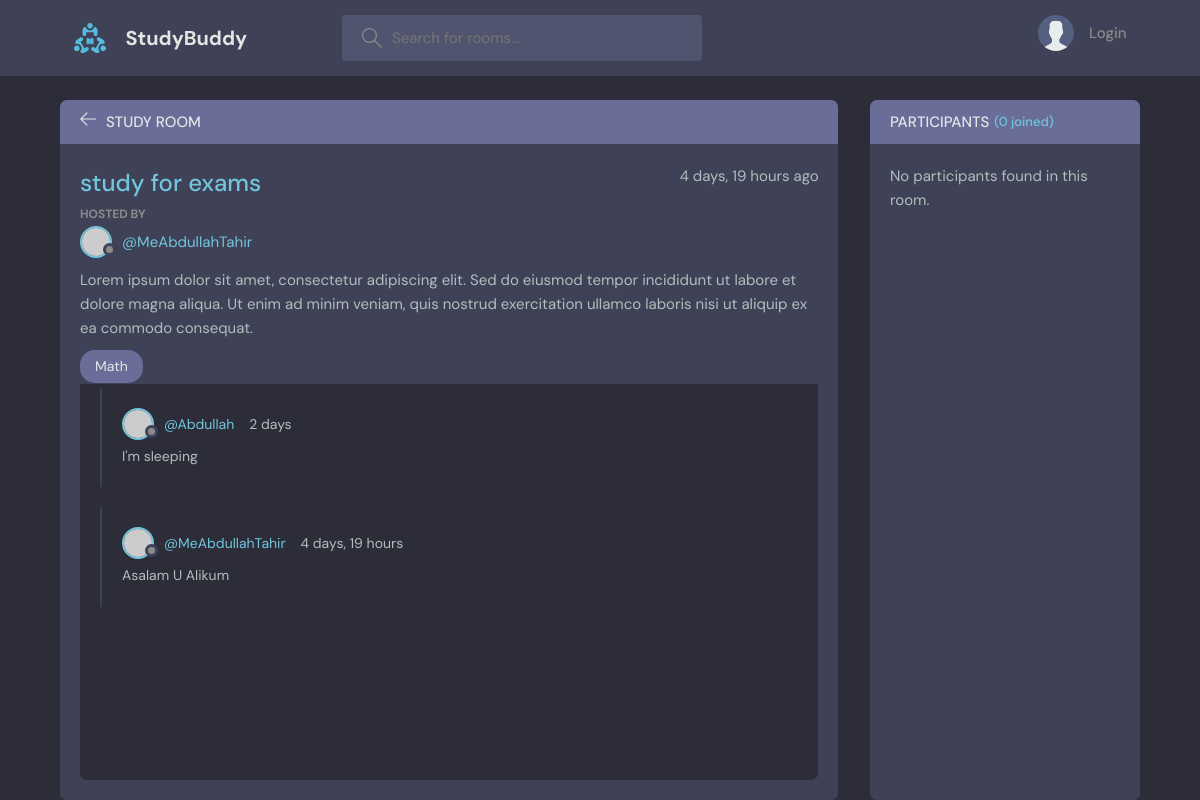
/room/8/, run on the app's committed database.
### base/models.py (models this page shows, shortened)
class Room(models.Model):
    host = models.ForeignKey(User, on_delete=models.SET_NULL, null=True)
    topic = models.ForeignKey(Topic, on_delete=models.SET_NULL, null=True)
    name = models.CharField(max_length=200)
    participants = models.ManyToManyField(User,related_name="participants",blank=True)
    description = models.TextField(null=True, blank=True)
    updated = models.DateTimeField(auto_now=True)
    created = models.DateTimeField(auto_now_add=True)
    class Meta:
        ordering = ['-updated', '-created']

class Topic(models.Model):
    name = models.CharField(max_length=200)
    def __str__(self):
        return self.name

class Message(models.Model):
    user = models.ForeignKey(User, on_delete=models.CASCADE)
    room = models.ForeignKey(Room, on_delete=models.CASCADE)
    body = models.TextField()
    updated = models.DateTimeField(auto_now=True)
    created = models.DateTimeField(auto_now_add=True)
    class Meta:
        ordering = ['-updated', '-created']

### base/views.py (the view, shortened to what this page needs)
# urls.py: path('room/<str:pk>/',views.room,name="room" ),
def room(request, pk):
    room = Room.objects.get(id = pk)
    room_messages = room.message_set.all()
    participants = room.participants.all()
    context = {'room' : room, 'room_messages' : room_messages , 'participants' :participants}
    return render(request, 'base/room.html',context)

### base/templates/base/room.html (shortened to what this page needs)
{% extends 'main.html' %}
{% load static %}
{% block content %}
<main class="profile-page layout layout--2">
  <div class="container">
    <div class="room">
      <div class="room__top">
        <div class="room__topLeft">
          <a href="{% url 'home' %}">
            <svg
              version="1.1"
              xmlns="http://www.w3.org/2000/svg"
              width="32"
              height="32"
              viewBox="0 0 32 32"
            >
              <title>arrow-left</title>
              <path
                d="M13.723 2.286l-13.723 13.714 13.719 13.714 1.616-1.611-10.96-10.96h27.625v-2.286h-27.625l10.965-10.965-1.616-1.607z"
              ></path>
            </svg>
          </a>
          <h3>Study Room</h3>
        </div>
      </div>
      <div class="room__box scroll">
        <div class="room__header scroll">
          <div class="room__info">
            <h3>{{ room.name }}</h3>
            <span>{{room.created|timesince}} ago</span>
          </div>
          <div class="room__hosted">
            <p>Hosted By</p>
            <a href="{% url 'userProfile' room.host.id %}" class="room__author">
              <div class="avatar avatar--small">
                <img src="https://randomuser.me/api/portraits/men/37.jpg" />
              </div>
              <span>@{{ room.host.username }}</span>
            </a>
          </div>
          <div class="room__details">
            <p >
              {{ room.description }}
            </p>
          </div>
          <span class="room__topics">{{ room.topic }}</span>
        </div>
        <div class="room__conversation">
          <div class="threads scroll">
            {% for msg in room_messages %}
            <div class="thread">
              <div class="thread__top">
                <div class="thread__author">
                  <a
                    href="{% url 'userProfile' msg.user.id %}"
                    class="thread__authorInfo"
                  >
                    <div class="avatar avatar--small">
                      <img
                        src="https://randomuser.me/api/portraits/men/37.jpg"
                      />
                    </div>
                    <span>@{{msg.user}}</span>
                  </a>
                  <span class="thread__date">{{msg.created|timesince}}</span>
                </div>
              </div>
              <div class="thread__details">{{ msg.body }}</div>
            </div>
            {% endfor %}
          </div>
        </div>
      </div>
    </div>
    <div class="participants">
      <h3 class="participants__top">
        Participants <span>({{participants.count}} joined)</span>
      </h3>
      <div class="participants__list scroll">
        {% for participant in participants %}
        <a href="{% url 'userProfile' participant.id %}" class="participant">
          <div class="avatar avatar--medium">
            <img src="https://randomuser.me/api/portraits/men/{{
            participant.id|default:"37" }}.jpg" alt="Profile Picture" />
          </div>
          <p>
            {{ participant.username }}
            <span>@{{ participant.username }}</span>
          </p>
        </a>
        {% empty %}
        <p>No participants found in this room.</p>
        {% endfor %}
      </div>
    </div>
  </div>
</main>
{% endblock content %}

### static/styles/style.css (style rules this page uses)
:root { --color-main: #71c6dd; --color-main-light: #e1f6fb; --color-dark: #3f4156; --color-dark-medium: #51546e; --color-dark-light: #696d97; --color-light: #e5e5e5; --color-gray: #8b8b8b; --color-light-gray: #b2bdbd; --color-bg: #2d2d39; --color-success: #5dd693; --color-error: #fc4b0b; }
* { font-family: "DM Sans", -apple-system, BlinkMacSystemFont, "Segoe UI", Roboto, Oxygen, Ubuntu, Cantarell, "Open Sans", "Helvetica Neue", sans-serif; margin: 0; padding: 0; box-sizing: border-box; text-rendering: optimizeLegibility; font-size: inherit; }
html { font-size: 56.25%; }
@media only screen and (min-width: 1200px) { html { font-size: 62.5%; } }
body { line-height: 1.6; font-weight: 400; font-size: 1.5rem; color: var(--color-light-gray); background-color: var(--color-bg); min-height: 100vh; }
img { width: 100%; }
a { display: inline-block; color: var(--color-main); text-decoration: none; }
.container { max-width: 120rem; width: 90%; margin: auto; }
.avatar { position: relative; display: inline-block; border-radius: 50%; border: 2px solid var(--color-main); }
.avatar img { display: block; border-radius: 50%; object-fit: cover; object-position: center; }
.avatar::after { content: ""; display: block; position: absolute; background-color: var(--color-gray); z-index: 111; border-radius: 50%; border: 0.3rem solid var(--color-dark); }
.avatar.avatar--small img { width: 2.8rem; height: 2.8rem; }
.avatar.avatar--small:after { width: 0.7rem; height: 0.7rem; bottom: 0px; right: -6px; }
.layout { margin-top: 2.4rem; }
.layout > .container { display: flex; justify-content: space-between; align-items: flex-start; }
.layout--2 > .container > div:first-child { flex-basis: 72%; }
.layout--2 > .container > div:last-child { flex-basis: 25%; }
.room, .participants { background: var(--color-dark); max-height: 87.5vh; border-radius: 0.7rem; overflow: hidden; position: relative; }
.room__top, .participants__top { background: var(--color-dark-light); display: flex; justify-content: space-between; align-items: center; padding: 1rem 2rem; position: relative; }
.room__top svg, .thread__top svg { width: 1.6rem; height: 1.6rem; fill: var(--color-light); cursor: pointer; }
.room__topLeft { display: flex; align-items: flex-end; gap: 1rem; }
.room__topLeft h3, .participants__top { text-transform: uppercase; font-weight: 500; color: var(--color-light); }
.room__topLeft svg { width: 1.6rem; height: 1.6rem; fill: var(--color-light); }
.room__header { max-height: 30vh; overflow-y: auto; position: absolute; width: 95%; background: var(--color-dark); z-index: 999; top: 4.4rem; padding-top: 2rem; padding-bottom: 1rem; }
.room__box { padding-left: 2rem; padding-right: 2rem; height: 80.5vh; padding-bottom: 0; }
.room__info { display: flex; justify-content: space-between; }
.room__info h3 { font-size: 2.4rem; font-weight: 500; color: var(--color-main); }
.room__hosted p { text-transform: uppercase; color: var(--color-gray); font-size: 1.2rem; font-weight: 700; line-height: 2; }
.room__author { display: flex; gap: 1rem; align-items: center; margin-bottom: 1rem; transition: all 0.3s ease-in-out; }
.room__topics { padding: 0.5rem 1.5rem; background: var(--color-dark-light); color: var(--color-light); display: inline-block; font-size: 1.4rem; border-radius: 1.5rem; margin: 1rem 0; }
.room__conversation { margin-top: 1rem; margin-bottom: 4rem; height: 64%; }
.threads { background: var(--color-bg); border-radius: 0.7rem; overflow-y: auto; height: 100%; margin-top: 28vh; padding: 0 2rem 4rem 2rem; }
.thread { border-left: 2px solid var(--color-dark); padding-left: 1rem; margin: 2rem 0; padding: 2rem; }
.thread__top { display: flex; align-items: center; justify-content: space-between; }
.thread__author { display: flex; align-items: center; gap: 1.5rem; font-size: 1.4rem; }
.thread__authorInfo { display: flex; align-items: center; gap: 1rem; }
.thread__details { font-size: 1.4rem; margin-top: 0.5rem; }
.participants__top span { color: var(--color-main); font-size: 1.3rem; text-transform: none; }
.participants__top { justify-content: flex-start; gap: 0.5rem; }
.participants__list { padding: 2rem; height: 82.5vh; overflow-y: scroll; padding-bottom: 0; }

### data on the page
Room: name "study for exams", created "4 days, 19 hours", host.username "MeAbdullahTahir", description "Lorem ipsum dolor sit amet, consectetur adipiscing elit. Sed do eiusmod tempor incididunt ut labore et dolore magna aliqua. Ut enim ad minim veniam, quis nostrud exercitation ullamco laboris nisi ut aliquip ex ea commodo consequat.", topic "Math"
Message: user "Abdullah", created "2 days", body "I'm sleeping"
Message: user "MeAbdullahTahir", created "4 days, 19 hours", body "Asalam U Alikum"

### other printed values
{{ participants.count }} "0"
